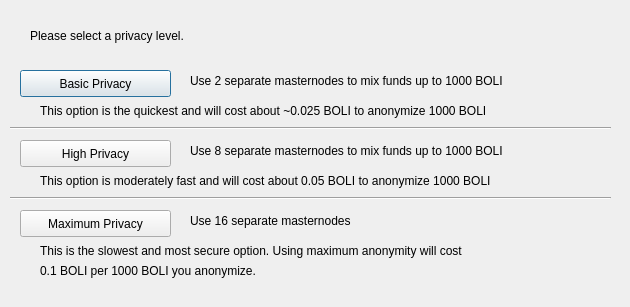
<?xml version="1.0" encoding="UTF-8"?>
<ui version="4.0">
 <class>DarksendConfig</class>
 <widget class="QDialog" name="DarksendConfig">
  <property name="geometry">
   <rect>
    <x>0</x>
    <y>0</y>
    <width>630</width>
    <height>307</height>
   </rect>
  </property>
  <property name="windowTitle">
   <string>Configure PrivateSend</string>
  </property>
  <widget class="QPushButton" name="buttonBasic">
   <property name="geometry">
    <rect>
     <x>20</x>
     <y>70</y>
     <width>151</width>
     <height>27</height>
    </rect>
   </property>
   <property name="text">
    <string>Basic Privacy</string>
   </property>
  </widget>
  <widget class="QPushButton" name="buttonHigh">
   <property name="geometry">
    <rect>
     <x>20</x>
     <y>140</y>
     <width>151</width>
     <height>27</height>
    </rect>
   </property>
   <property name="text">
    <string>High Privacy</string>
   </property>
  </widget>
  <widget class="QPushButton" name="buttonMax">
   <property name="geometry">
    <rect>
     <x>20</x>
     <y>210</y>
     <width>151</width>
     <height>27</height>
    </rect>
   </property>
   <property name="text">
    <string>Maximum Privacy</string>
   </property>
  </widget>
  <widget class="QLabel" name="label">
   <property name="geometry">
    <rect>
     <x>30</x>
     <y>20</y>
     <width>571</width>
     <height>31</height>
    </rect>
   </property>
   <property name="text">
    <string>Please select a privacy level.</string>
   </property>
  </widget>
  <widget class="QLabel" name="label_2">
   <property name="geometry">
    <rect>
     <x>190</x>
     <y>70</y>
     <width>421</width>
     <height>21</height>
    </rect>
   </property>
   <property name="text">
    <string>Use 2 separate masternodes to mix funds up to 1000 BOLI</string>
   </property>
  </widget>
  <widget class="QLabel" name="label_3">
   <property name="geometry">
    <rect>
     <x>190</x>
     <y>140</y>
     <width>411</width>
     <height>21</height>
    </rect>
   </property>
   <property name="text">
    <string>Use 8 separate masternodes to mix funds up to 1000 BOLI</string>
   </property>
  </widget>
  <widget class="QLabel" name="label_4">
   <property name="geometry">
    <rect>
     <x>190</x>
     <y>210</y>
     <width>421</width>
     <height>21</height>
    </rect>
   </property>
   <property name="text">
    <string>Use 16 separate masternodes</string>
   </property>
  </widget>
  <widget class="QLabel" name="label_6">
   <property name="geometry">
    <rect>
     <x>40</x>
     <y>100</y>
     <width>561</width>
     <height>21</height>
    </rect>
   </property>
   <property name="text">
    <string>This option is the quickest and will cost about ~0.025 BOLI to anonymize 1000 BOLI</string>
   </property>
  </widget>
  <widget class="QLabel" name="label_7">
   <property name="geometry">
    <rect>
     <x>40</x>
     <y>170</y>
     <width>561</width>
     <height>21</height>
    </rect>
   </property>
   <property name="text">
    <string>This option is moderately fast and will cost about 0.05 BOLI to anonymize 1000 BOLI</string>
   </property>
  </widget>
  <widget class="QLabel" name="label_8">
   <property name="geometry">
    <rect>
     <x>40</x>
     <y>240</y>
     <width>561</width>
     <height>21</height>
    </rect>
   </property>
   <property name="text">
    <string>This is the slowest and most secure option. Using maximum anonymity will cost</string>
   </property>
  </widget>
  <widget class="QLabel" name="label_9">
   <property name="geometry">
    <rect>
     <x>40</x>
     <y>260</y>
     <width>561</width>
     <height>21</height>
    </rect>
   </property>
   <property name="text">
    <string>0.1 BOLI per 1000 BOLI you anonymize.</string>
   </property>
  </widget>
  <widget class="Line" name="line">
   <property name="geometry">
    <rect>
     <x>10</x>
     <y>120</y>
     <width>601</width>
     <height>16</height>
    </rect>
   </property>
   <property name="orientation">
    <enum>Qt::Horizontal</enum>
   </property>
  </widget>
  <widget class="Line" name="line_2">
   <property name="geometry">
    <rect>
     <x>10</x>
     <y>190</y>
     <width>601</width>
     <height>16</height>
    </rect>
   </property>
   <property name="orientation">
    <enum>Qt::Horizontal</enum>
   </property>
  </widget>
 </widget>
 <resources/>
 <connections/>
</ui>
